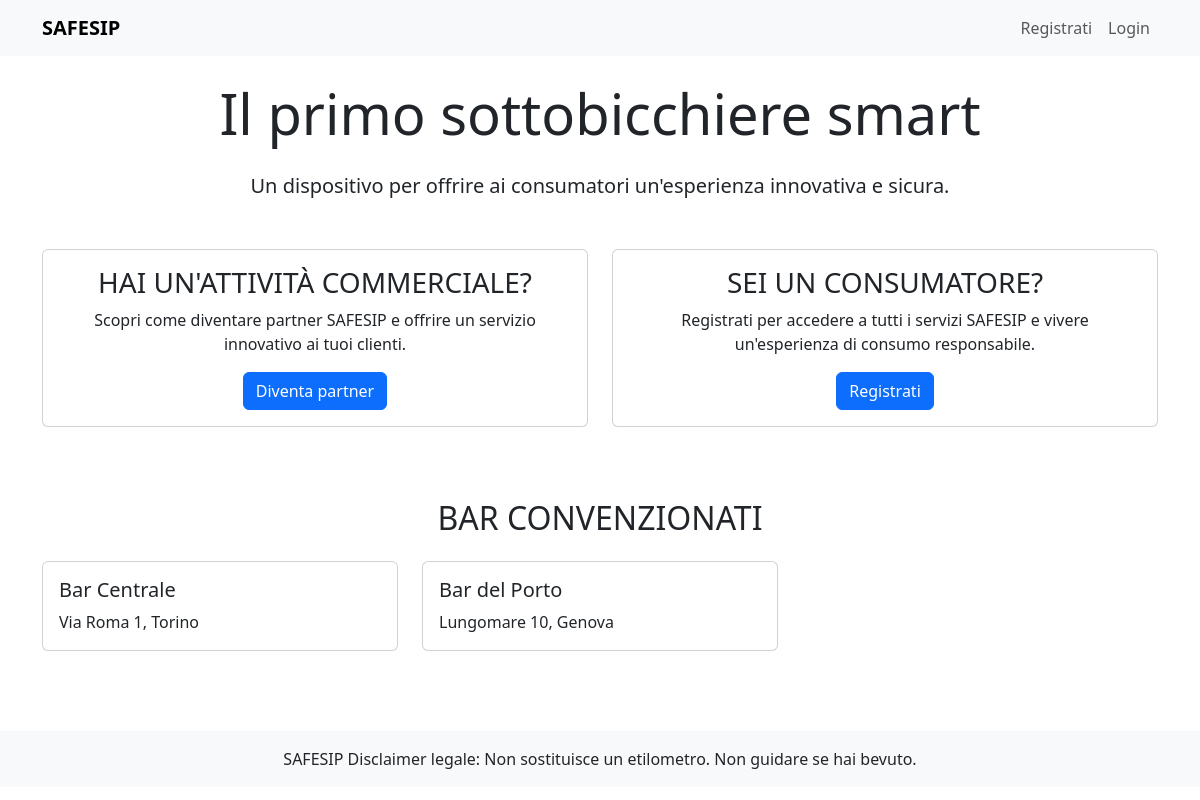
The app's page /, older data.
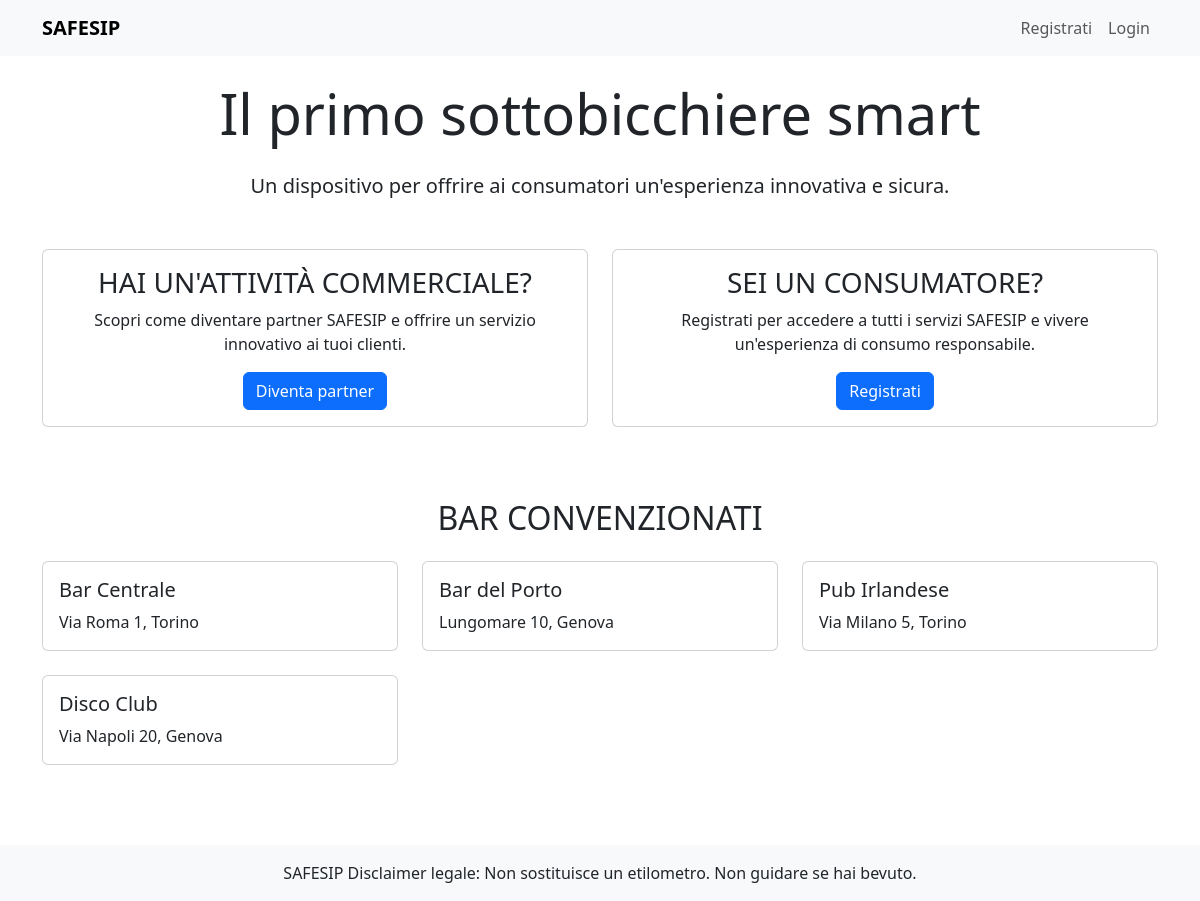
The same page, newer data.
### app.py (models this page shows)
class Bar(db.Model):
    id = db.Column(db.Integer, primary_key=True)
    nome = db.Column(db.String(100), nullable=False)
    indirizzo = db.Column(db.String(200), nullable=False)
    tipo = db.Column(db.String(50), nullable=False)  # es. "Bar", "Pub", "Disco"
    citta = db.Column(db.String(100), nullable=False)

### app.py (the view)
@app.route('/')
def home():
    bars = Bar.query.all()
    return render_template('home.html', bars=bars)

### templates/home.html (shortened to what this page needs)
{% extends "base.html" %}
{% block content %}
    <section class="text-center mb-5">
        <h1 class="display-4 mb-4">Il primo sottobicchiere smart</h1>
        <p class="lead">Un dispositivo per offrire ai consumatori un'esperienza innovativa e sicura.</p>
    </section>
    <div class="row">
        <div class="col-md-6 mb-4">
            <div class="card h-100">
                <div class="card-body text-center">
                    <h3 class="card-title">HAI UN'ATTIVITÀ COMMERCIALE?</h3>
                    <p class="card-text">Scopri come diventare partner SAFESIP e offrire un servizio innovativo ai tuoi clienti.</p>
                    <a href="https://safesip.it/partner" class="btn btn-primary" target="_blank">Diventa partner</a>
                </div>
            </div>
        </div>
        <div class="col-md-6 mb-4">
            <div class="card h-100">
                <div class="card-body text-center">
                    <h3 class="card-title">SEI UN CONSUMATORE?</h3>
                    <p class="card-text">Registrati per accedere a tutti i servizi SAFESIP e vivere un'esperienza di consumo responsabile.</p>
                    <a href="{{ url_for('register') }}" class="btn btn-primary">Registrati</a>
                </div>
            </div>
        </div>
    </div>
    <section class="mt-5">
        <h2 class="text-center mb-4">BAR CONVENZIONATI</h2>
        <div class="row">
            {% for bar in bars %}
                <div class="col-md-4 mb-4">
                    <div class="card h-100">
                        <div class="card-body">
                            <h5 class="card-title">{{ bar.nome }}</h5>
                            <p class="card-text">{{ bar.indirizzo }}</p>
                        </div>
                    </div>
                </div>
            {% endfor %}
        </div>
    </section>
{% endblock %}

### templates/base.html (shortened to what this page needs)
<!DOCTYPE html>
<html lang="it">
<head>
    <link href="https://cdn.jsdelivr.net/npm/bootstrap@5.3.0/dist/css/bootstrap.min.css" rel="stylesheet">
</head>
<body>
    <nav class="navbar navbar-expand-lg navbar-light bg-light">
        <div class="container">
            <a class="navbar-brand" href="{{ url_for('home') }}">SAFESIP</a>
            <div class="collapse navbar-collapse" id="navbarNav">
                <ul class="navbar-nav ms-auto">
                    {% if session.get('user') %}
                        <li class="nav-item">
                            <a class="nav-link" href="{{ url_for('seleziona_bar') }}">Seleziona Bar</a>
                        </li>
                        <li class="nav-item">
                            <a class="nav-link" href="{{ url_for('logout') }}">Logout</a>
                        </li>
                    {% else %}
                        <li class="nav-item">
                            <a class="nav-link" href="{{ url_for('register') }}">Registrati</a>
                        </li>
                        <li class="nav-item">
                            <a class="nav-link" href="{{ url_for('login') }}">Login</a>
                        </li>
                    {% endif %}
                </ul>
            </div>
        </div>
    </nav>
    <main class="container py-4">
        {% block content %}{% endblock %}
    </main>
    <footer class="footer">
        <div class="container text-center">
            <p class="mb-0">SAFESIP Disclaimer legale: Non sostituisce un etilometro. Non guidare se hai bevuto.</p>
        </div>
    </footer>
</body>
</html>

### templates/base.html (style rules this page uses)
.navbar-brand { font-weight: bold; }
.footer { margin-top: 2rem; padding: 1rem 0; background-color: #f8f9fa; }

Row changes from the older to the newer data that the page shows:
added Bar: nome "Pub Irlandese", indirizzo "Via Milano 5, Torino"
added Bar: nome "Disco Club", indirizzo "Via Napoli 20, Genova"
